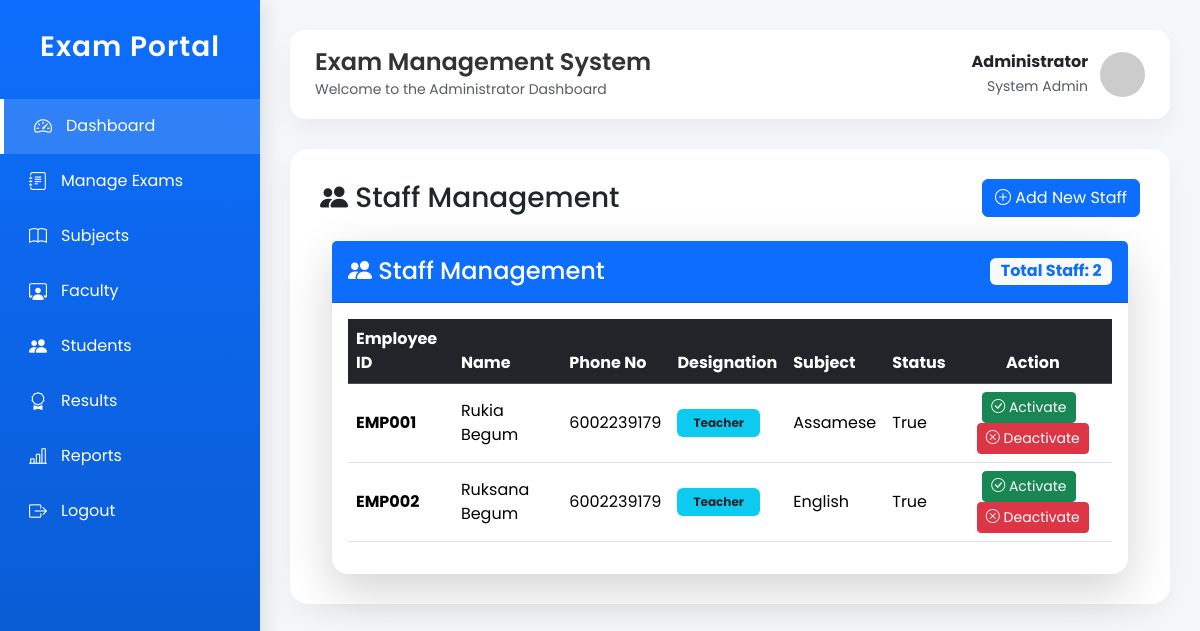
The app's page /staff_list (signed in) with its own data.
### application/model.py (models this page shows)
class Staff(db.Model):
    __tablename__ = "staffs"
    id = db.Column(db.Integer, primary_key=True)
    user_id = db.Column(db.Integer, db.ForeignKey("users.id"),unique=True,nullable=False)
    employee_id = db.Column(db.String(30),unique=True, nullable=False )
    subject_id = db.Column(db.Integer,db.ForeignKey("subjects.id"))
    designation = db.Column(db.String(50), nullable=False)
    phone = db.Column(db.String(15))
    user = db.relationship("User", back_populates="staff")
    subject = db.relationship("Subject" , back_populates="staff")
    exams = db.relationship("Exam",back_populates="staff", cascade="all, delete-orphan")

class User(db.Model, UserMixin):
    __tablename__ = "users"
    id = db.Column(db.Integer, primary_key=True)
    role = db.Column(db.String(20), nullable=False)       # Admin / Staff / Student
    name = db.Column(db.String(100), nullable=False)
    email = db.Column(db.String(100), unique=True, nullable=False)
    password = db.Column(db.String(255), nullable=False)
    is_active = db.Column(db.Boolean, default=True)
    created_at = db.Column(db.DateTime, default=datetime.utcnow)
    staff = db.relationship(
        "Staff",
        back_populates="user",
        uselist=False,
        cascade="all, delete-orphan"
    )
    student = db.relationship(
        "Student",
        back_populates="user",
        uselist=False,
        cascade="all, delete-orphan"
    )

class Subject(db.Model):
    __tablename__ = "subjects"
    id = db.Column(db.Integer, primary_key=True)
    name = db.Column(db.String(50), nullable=False)
    class_id = db.Column(
        db.Integer,
        db.ForeignKey("classes.id"),
        nullable=False
    )
    school_class = db.relationship(
        "SchoolClass",
        back_populates="subjects"
    )
    exams = db.relationship(
        "Exam",
        back_populates="subject",
        cascade="all, delete-orphan"
    )
    staff = db.relationship(
        "Staff",
        back_populates="subject"
    )

### application/controler.py (the view)
@app.route("/staff_list")
@login_required
def staff_list():
    staffs=Staff.query.all()
    return render_template("admin/staff_list.html" , staffs=staffs)

### application/controler.py (called while the page is built)
@login_manager.user_loader
def load_user(id):
    return User.query.get(id)

### templates/admin/staff_list.html (shortened to what this page needs)
{% extends "admin/admin_dashboard.html"%}
{% block content %}
<div class="d-flex justify-content-between align-items-center mb-3">
    <h3 class="mb-0">
        <i class="bi bi-people-fill"></i> Staff Management
    </h3>
    <a href="/add_staff" class="btn btn-primary">
        <i class="bi bi-plus-circle"></i>
        Add New Staff
    </a>
</div>
<div class="container mt-4">
    <div class="card shadow-lg border-0 rounded-4">
        <div class="card-header bg-primary text-white d-flex justify-content-between align-items-center py-3">
            <h4 class="mb-0">
                <i class="bi bi-people-fill"></i> Staff Management
            </h4>
            <span class="badge bg-light text-primary fs-6">
                Total Staff: {{ staffs|length }}
            </span>
        </div>
        <div class="card-body">
            <div class="table-responsive">
                <table class="table table-hover align-middle">
                    <thead class="table-dark">
                        <tr>
                            <th>Employee ID</th>
                            <th>Name</th>
                            <th>Phone No</th>
                            <th>Designation</th>
                            <th>Subject</th>
                            <th>Status</th>
                            <th class="text-center">Action</th>
                        </tr>
                    </thead>
                    <tbody>
                        {% for staff in staffs %}
                        <tr>
                            <td>
                                <strong>{{ staff.employee_id }}</strong>
                            </td>
                            <td>
                                {{ staff.user.name }}
                            </td>
                            <td>
                                {{ staff.phone }}
                            </td>
                            <td>
                                <span class="badge bg-info text-dark px-3 py-2">
                                    {{ staff.designation }}
                                </span>
                            </td>
                            <td>
                                {{ staff.subject.name }}
                            </td>
                            <td>
                                {{ staff.user.is_active }}
                            </td>
                            <td class="text-center">
                                <form action="/activate_staff/{{staff.id}}" method="POST" class="d-inline">
                                    <button type="submit" class="btn btn-success btn-sm me-2">
                                        <i class="bi bi-check-circle"></i>
                                        Activate
                                    </button>
                                </form>
                                <form action="/deactivate_staff/{{staff.id}}" method="POST" class="d-inline">
                                    <button type="submit" class="btn btn-danger btn-sm">
                                        <i class="bi bi-x-circle"></i>
                                        Deactivate
                                    </button>
                                </form>
                            </td>
                        </tr>
                        {% endfor %}
                    </tbody>
                </table>
            </div>
        </div>
    </div>
</div>
{% endblock %}

### templates/admin/admin_dashboard.html (shortened to what this page needs)
<!DOCTYPE html>
<html lang="en">
<head>
    <link href="https://cdn.jsdelivr.net/npm/bootstrap@5.3.3/dist/css/bootstrap.min.css" rel="stylesheet">
    <link href="https://cdn.jsdelivr.net/npm/bootstrap-icons/font/bootstrap-icons.css" rel="stylesheet">
</head>
<body>
    <div class="sidebar">
        <h3>Exam Portal</h3>
        <a href="/admin" class="active">
            <i class="bi bi-speedometer2"></i>
            <span>Dashboard</span>
        </a>
        <a href="/create_exam">
            <i class="bi bi-journal-text"></i>
            <span>Manage Exams</span>
        </a>
        <a href="/add_subject">
            <i class="bi bi-book"></i>
            <span>Subjects</span>
        </a>
        <a href="/staff_list"><i class="bi bi-person-workspace"></i><span>Faculty</span></a>
        <a href="/student_list">
            <i class="bi bi-people-fill"></i>
            <span>Students</span>
        </a>
        <a href="/results">
            <i class="bi bi-award"></i>
            <span>Results</span>
        </a>
        <a href="/reports">
            <i class="bi bi-bar-chart-line"></i>
            <span>Reports</span>
        </a>
        <a href="/logout">
            <i class="bi bi-box-arrow-right"></i>
            <span>Logout</span>
        </a>
    </div>
    <div class="content">
        <div class="topbar">
            <div>
                <h4>Exam Management System</h4>
                <small class="text-muted">
                    Welcome to the Administrator Dashboard
                </small>
            </div>
            <div class="profile">
                <div class="text-end">
                    <strong>Administrator</strong><br>
                    <small class="text-muted">System Admin</small>
                </div>
                <img src="https://ui-avatars.com/api/?name=Admin&background=0d6efd&color=fff" alt="Admin">
            </div>
        </div>
        <div class="page-card">
            {% block content %}{% endblock %}
        </div>
    </div>
</body>
</html>

### templates/admin/admin_dashboard.html (style rules this page uses)
* { margin: 0; padding: 0; box-sizing: border-box; font-family: 'Poppins', sans-serif; }
body { background: #f5f7fb; }
.sidebar { position: fixed; top: 0; left: 0; width: 260px; height: 100vh; background: linear-gradient(180deg, #0d6efd, #0a58ca); color: white; padding-top: 30px; box-shadow: 5px 0 20px rgba(0, 0, 0, .1); }
.sidebar h3 { text-align: center; font-weight: 600; margin-bottom: 35px; letter-spacing: 1px; }
.sidebar a { display: flex; align-items: center; gap: 14px; padding: 14px 25px; color: white; text-decoration: none; transition: .3s; border-left: 4px solid transparent; }
.sidebar a:hover, .sidebar a.active { background: rgba(255, 255, 255, .15); border-left: 4px solid white; padding-left: 30px; }
.sidebar i { font-size: 18px; }
.content { margin-left: 260px; min-height: 100vh; padding: 30px; }
.topbar { background: white; border-radius: 15px; padding: 18px 25px; display: flex; justify-content: space-between; align-items: center; box-shadow: 0 10px 25px rgba(0, 0, 0, .05); margin-bottom: 30px; }
.topbar h4 { margin: 0; font-weight: 600; color: #333; }
.profile { display: flex; align-items: center; gap: 12px; }
.profile img { width: 45px; height: 45px; border-radius: 50%; }
.page-card { background: white; border-radius: 18px; padding: 30px; box-shadow: 0 10px 30px rgba(0, 0, 0, .05); }

### records on screen
Staff: employee_id "EMP001", user.name "Rukia Begum", phone "6002239179", designation "Teacher", subject.name "Assamese", user.is_active "True"
Staff: employee_id "EMP002", user.name "Ruksana Begum", phone "6002239179", designation "Teacher", subject.name "English", user.is_active "True"

### other values on screen
{{ staffs|length }} "2"
